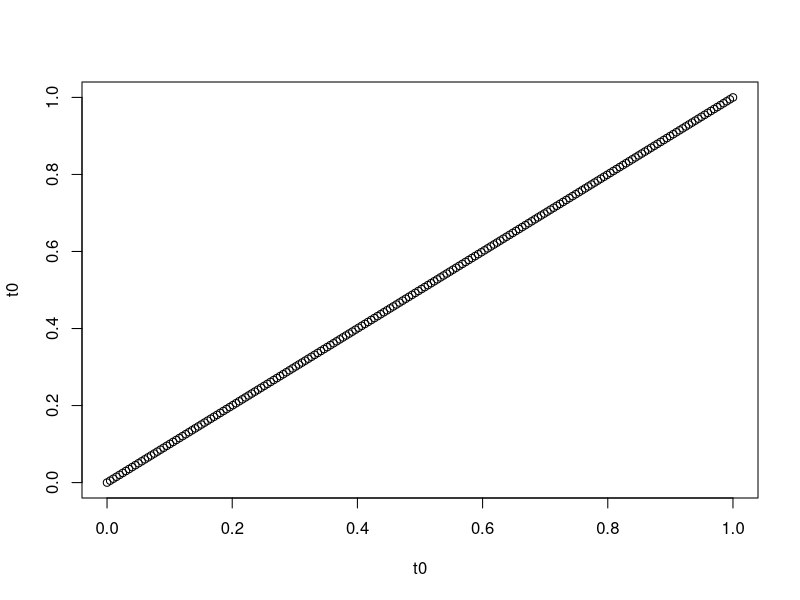

Write the R code that produced this figure. (Note: this script raises an error after producing the figure.)
#' Simulating Warped Sinusoids
#'
#' 07/20/2019
library("ggplot2")
library("dplyr")
library("splines")

n <- 10000
l <- 200

t0 <- seq(0, 1, length.out = l)

## Generate random warpings
p <- 4
t1 <- matrix(nrow = n, ncol = l)
plot(t0, t0)
for (i in seq_len(n)) {
    dt1 <- abs(cbind(1, ns(t0, df = p - 1, knots = c(0.25, .5, .75))) %*% rnorm(p + 1))
    t1[i, ] <- cumsum(dt1)
    t1[i, ] <- t1[i, ] / max(t1[i, ])
}

z <- matrix(0, nrow = nrow(t1), ncol = ncol(t1))
for (i in seq_len(nrow(t1))) {
    t1[i, ] <- t1[i, ] * runif(1, .1, 5) * pi
    z[i, ] <- sample(c(1, -1), 1) * runif(1, 1, 5) * sin(t1[i, ]) + runif(1, -4, 4)
}

write.csv(t1, "../../data/sinusoid/times.csv", row.names = FALSE)
write.csv(z, "../../data/sinusoid/values.csv", row.names = FALSE)
